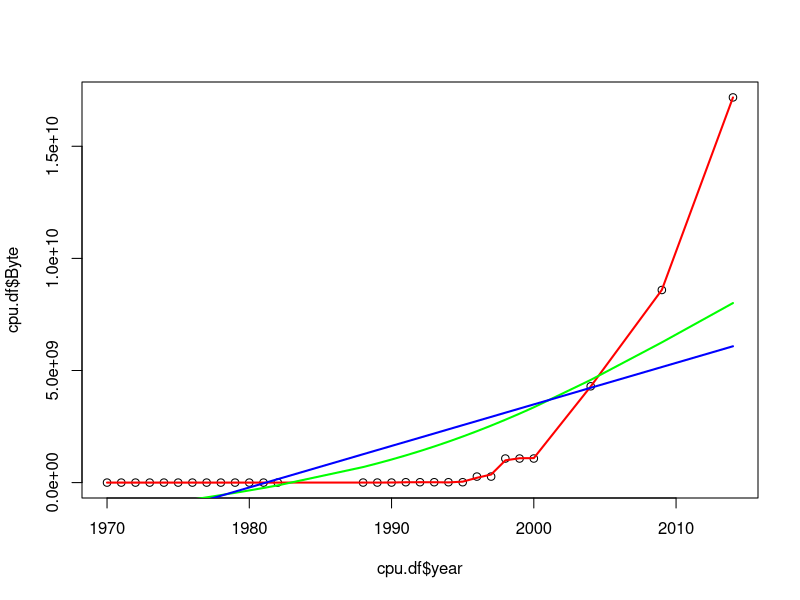

R code for this plot:
################HW2###################

# EX1&EX2
cpu.df = read.csv("byte.csv",header = TRUE)
plot(cpu.df$Byte~cpu.df$year)


splines.reg.l1 = smooth.spline(x = cpu.df$year, y = cpu.df$Byte, spar = 0.2)
splines.reg.l2 = smooth.spline(x = cpu.df$year, y = cpu.df$Byte, spar = 1)
splines.reg.l3= smooth.spline(x = cpu.df$year, y = cpu.df$Byte, spar = 2)
lines(splines.reg.l1, col = "red", lwd = 2)  # regression line with lambda = 0.2
lines(splines.reg.l2, col = "green", lwd = 2)  # regression line with lambda = 1
lines(splines.reg.l3, col = "blue", lwd = 2)  # regression line with lambda = 2

# EX3
lambda=2
x=3
probex1=exp(-lambda)*lambda^x/factorial(x)
probex1

lambda=5
x=0
probex2=exp(-lambda)*lambda^x/factorial(x)
probex2


